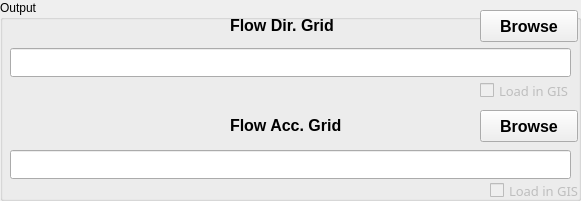
  <widget class="QGroupBox" name="groupBoxInput_2">
   <property name="geometry">
    <rect>
     <x>15</x>
     <y>95</y>
     <width>581</width>
     <height>201</height>
    </rect>
   </property>
   <property name="title">
    <string>Output</string>
   </property>
   <widget class="QLabel" name="textLabel1_2">
    <property name="geometry">
     <rect>
      <x>230</x>
      <y>10</y>
      <width>121</width>
      <height>31</height>
     </rect>
    </property>
    <property name="font">
     <font>
      <pointsize>12</pointsize>
      <weight>75</weight>
      <bold>true</bold>
     </font>
    </property>
    <property name="text">
     <string>Flow Dir. Grid</string>
    </property>
   </widget>
   <widget class="QCheckBox" name="checkBoxFlowDirGrid">
    <property name="enabled">
     <bool>false</bool>
    </property>
    <property name="geometry">
     <rect>
      <x>480</x>
      <y>80</y>
      <width>101</width>
      <height>21</height>
     </rect>
    </property>
    <property name="font">
     <font>
      <family>Sans Serif</family>
      <pointsize>10</pointsize>
      <weight>50</weight>
      <italic>false</italic>
      <bold>false</bold>
      <underline>false</underline>
      <strikeout>false</strikeout>
     </font>
    </property>
    <property name="text">
     <string>Load in GIS</string>
    </property>
    <property name="checked">
     <bool>false</bool>
    </property>
   </widget>
   <widget class="QPushButton" name="pushButtonFlowAccGrid">
    <property name="geometry">
     <rect>
      <x>480</x>
      <y>110</y>
      <width>98</width>
      <height>32</height>
     </rect>
    </property>
    <property name="font">
     <font>
      <pointsize>12</pointsize>
      <weight>75</weight>
      <bold>true</bold>
     </font>
    </property>
    <property name="text">
     <string>Browse</string>
    </property>
    <property name="autoDefault">
     <bool>false</bool>
    </property>
   </widget>
   <widget class="QLineEdit" name="lineEditFlowAccGrids">
    <property name="geometry">
     <rect>
      <x>10</x>
      <y>150</y>
      <width>561</width>
      <height>29</height>
     </rect>
    </property>
    <property name="font">
     <font>
      <pointsize>11</pointsize>
      <weight>75</weight>
      <bold>true</bold>
     </font>
    </property>
   </widget>
   <widget class="QLabel" name="textLabel1_2_2">
    <property name="geometry">
     <rect>
      <x>230</x>
      <y>110</y>
      <width>121</width>
      <height>31</height>
     </rect>
    </property>
    <property name="font">
     <font>
      <pointsize>12</pointsize>
      <weight>75</weight>
      <bold>true</bold>
     </font>
    </property>
    <property name="text">
     <string>Flow Acc. Grid</string>
    </property>
   </widget>
   <widget class="QLineEdit" name="lineEditFlowDirGrids">
    <property name="geometry">
     <rect>
      <x>10</x>
      <y>48</y>
      <width>561</width>
      <height>29</height>
     </rect>
    </property>
    <property name="font">
     <font>
      <pointsize>11</pointsize>
      <weight>75</weight>
      <bold>true</bold>
     </font>
    </property>
   </widget>
   <widget class="QCheckBox" name="checkBoxFlowAccGrid">
    <property name="enabled">
     <bool>false</bool>
    </property>
    <property name="geometry">
     <rect>
      <x>490</x>
      <y>180</y>
      <width>91</width>
      <height>21</height>
     </rect>
    </property>
    <property name="font">
     <font>
      <family>Sans Serif</family>
      <pointsize>10</pointsize>
      <weight>50</weight>
      <italic>false</italic>
      <bold>false</bold>
      <underline>false</underline>
      <strikeout>false</strikeout>
     </font>
    </property>
    <property name="text">
     <string>Load in GIS</string>
    </property>
    <property name="checked">
     <bool>false</bool>
    </property>
   </widget>
   <widget class="QPushButton" name="pushButtonsFlowDirGrid">
    <property name="geometry">
     <rect>
      <x>480</x>
      <y>10</y>
      <width>98</width>
      <height>32</height>
     </rect>
    </property>
    <property name="font">
     <font>
      <pointsize>12</pointsize>
      <weight>75</weight>
      <bold>true</bold>
     </font>
    </property>
    <property name="text">
     <string>Browse</string>
    </property>
    <property name="autoDefault">
     <bool>false</bool>
    </property>
   </widget>
  </widget>
